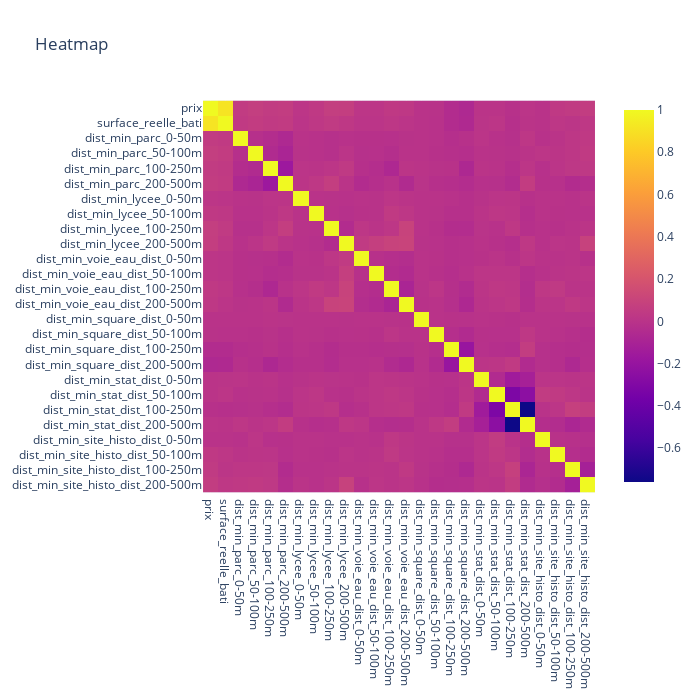

Notebook code for this chart:
### Code cell
dvf_corr = dvf_enrichi_disc.copy()
dvf_corr = dvf_enrichi_disc[var_base2+var_indic]

fig = px.imshow(dvf_corr.corr(), title='Heatmap',  width=700, height=700)
fig.show()

### Figure 1 — Plotly figure (JSON) as saved in the notebook; plotly's stock layout.template omitted (floating-point values rounded to 4 significant figures; data arrays with more than 128 entries replaced by an {"elided": "..."} marker saying what was removed)
{"data": [{"coloraxis": "coloraxis", "hovertemplate": "x: %{x}<br>y: %{y}<br>color: %{z}<extra></extra>", "name": "0", "type": "heatmap", "x": ["prix", "surface_reelle_bati", "dist_min_parc_0-50m", "dist_min_parc_50-100m", "dist_min_parc_100-250m", "dist_min_parc_200-500m", "dist_min_lycee_0-50m", "dist_min_lycee_50-100m", "dist_min_lycee_100-250m", "dist_min_lycee_200-500m", "dist_min_voie_eau_dist_0-50m", "dist_min_voie_eau_dist_50-100m", "dist_min_voie_eau_dist_100-250m", "dist_min_voie_eau_dist_200-500m", "dist_min_square_dist_0-50m", "dist_min_square_dist_50-100m", "dist_min_square_dist_100-250m", "dist_min_square_dist_200-500m", "dist_min_stat_dist_0-50m", "dist_min_stat_dist_50-100m", "dist_min_stat_dist_100-250m", "dist_min_stat_dist_200-500m", "dist_min_site_histo_dist_0-50m", "dist_min_site_histo_dist_50-100m", "dist_min_site_histo_dist_100-250m", "dist_min_site_histo_dist_200-500m"], "xaxis": "x", "y": ["prix", "surface_reelle_bati", "dist_min_parc_0-50m", "dist_min_parc_50-100m", "dist_min_parc_100-250m", "dist_min_parc_200-500m", "dist_min_lycee_0-50m", "dist_min_lycee_50-100m", "dist_min_lycee_100-250m", "dist_min_lycee_200-500m", "dist_min_voie_eau_dist_0-50m", "dist_min_voie_eau_dist_50-100m", "dist_min_voie_eau_dist_100-250m", "dist_min_voie_eau_dist_200-500m", "dist_min_square_dist_0-50m", "dist_min_square_dist_50-100m", "dist_min_square_dist_100-250m", "dist_min_square_dist_200-500m", "dist_min_stat_dist_0-50m", "dist_min_stat_dist_50-100m", "dist_min_stat_dist_100-250m", "dist_min_stat_dist_200-500m", "dist_min_site_histo_dist_0-50m", "dist_min_site_histo_dist_50-100m", "dist_min_site_histo_dist_100-250m", "dist_min_site_histo_dist_200-500m"], "yaxis": "y", "z": {"elided": "26x26 float values"}}], "layout": {"coloraxis": {"colorscale": [[0, "#0d0887"], [0.1111, "#46039f"], [0.2222, "#7201a8"], [0.3333, "#9c179e"], [0.4444, "#bd3786"], [0.5556, "#d8576b"], [0.6667, "#ed7953"], [0.7778, "#fb9f3a"], [0.8889, "#fdca26"], [1, "#f0f921"]]}, "height": 700, "title": {"text": "Heatmap"}, "width": 700, "xaxis": {"anchor": "y", "autorange": true, "constrain": "domain", "domain": [0.01111, 0.9889], "range": [-0.5, 25.5], "scaleanchor": "y", "type": "category"}, "yaxis": {"anchor": "x", "autorange": true, "constrain": "domain", "domain": [0, 1], "range": [25.5, -0.5], "type": "category"}}}
